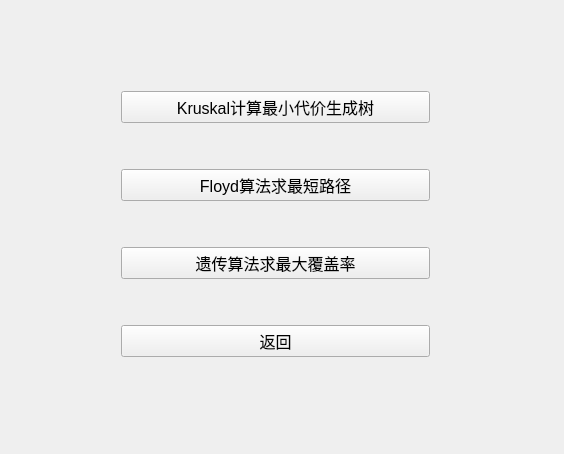
<?xml version="1.0" encoding="UTF-8"?>
<ui version="4.0">
 <class>calculation1Class</class>
 <widget class="QMainWindow" name="calculation1Class">
  <property name="geometry">
   <rect>
    <x>0</x>
    <y>0</y>
    <width>564</width>
    <height>454</height>
   </rect>
  </property>
  <property name="minimumSize">
   <size>
    <width>564</width>
    <height>454</height>
   </size>
  </property>
  <property name="maximumSize">
   <size>
    <width>564</width>
    <height>454</height>
   </size>
  </property>
  <property name="windowTitle">
   <string>计算页面</string>
  </property>
  <widget class="QWidget" name="centralWidget">
   <widget class="QWidget" name="widget" native="true">
    <property name="geometry">
     <rect>
      <x>110</x>
      <y>40</y>
      <width>331</width>
      <height>371</height>
     </rect>
    </property>
    <layout class="QVBoxLayout" name="verticalLayout">
     <item>
      <widget class="QPushButton" name="pushButton_2">
       <property name="font">
        <font>
         <pointsize>12</pointsize>
        </font>
       </property>
       <property name="text">
        <string>Kruskal计算最小代价生成树</string>
       </property>
      </widget>
     </item>
     <item>
      <widget class="QPushButton" name="pushButton_3">
       <property name="font">
        <font>
         <pointsize>12</pointsize>
        </font>
       </property>
       <property name="text">
        <string>Floyd算法求最短路径</string>
       </property>
      </widget>
     </item>
     <item>
      <widget class="QPushButton" name="pushButton_4">
       <property name="font">
        <font>
         <pointsize>12</pointsize>
        </font>
       </property>
       <property name="text">
        <string>遗传算法求最大覆盖率</string>
       </property>
      </widget>
     </item>
     <item>
      <widget class="QPushButton" name="pushButton">
       <property name="font">
        <font>
         <pointsize>12</pointsize>
        </font>
       </property>
       <property name="text">
        <string>返回</string>
       </property>
      </widget>
     </item>
    </layout>
   </widget>
  </widget>
 </widget>
 <layoutdefault spacing="6" margin="11"/>
 <resources/>
 <connections/>
</ui>
